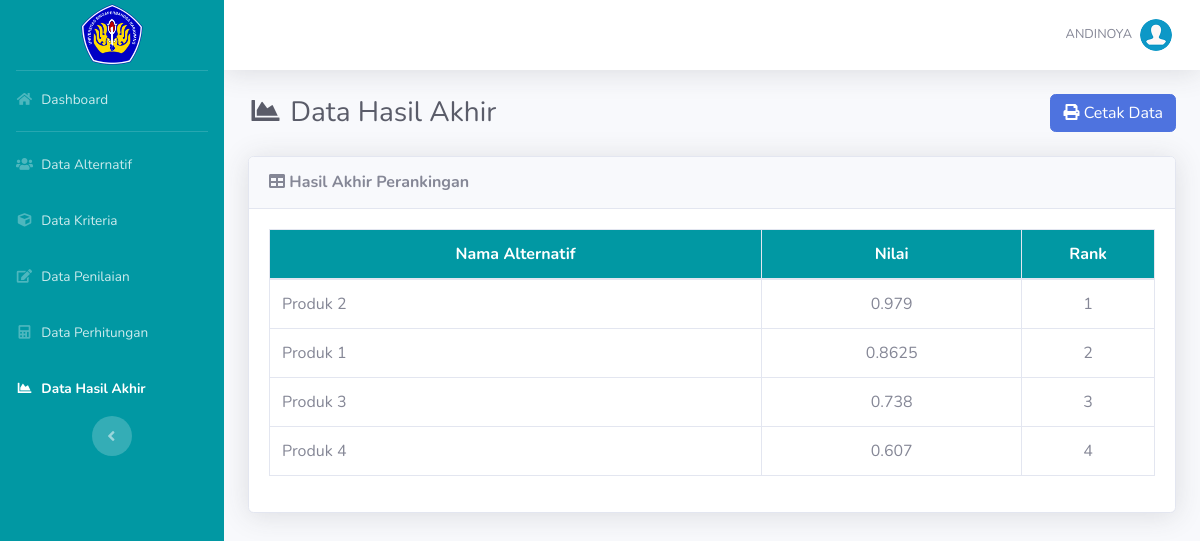
Page /hasil.php (signed in) on the committed database.
### tables this page shows
CREATE TABLE `hasil` (
  `id_hasil` int(11) NOT NULL,
  `kode_hasil` varchar(255) DEFAULT NULL,
  `id_alternatif` int(11) NOT NULL,
  `nilai` float NOT NULL
);

CREATE TABLE `alternatif` (
  `id_alternatif` int(11) NOT NULL,
  `alternatif` varchar(100) NOT NULL
);

### includes/functions.php (called while the page is built, shortened)
<?php
function get_role()
{
	if (isset($_SESSION['user_id']) && isset($_SESSION['role'])) {
		if ($_SESSION['role'] == '1') {
			return 'admin';
		} else {
			return 'user';
		}
	} else {
		return false;
	}
}

### hasil.php (the view, shortened to what this page needs)
<?php
require_once('includes/init.php');
$user_role = get_role();
if ($user_role == 'admin' || $user_role == 'user') {
	require_once('template/header.php');
?>
	<div class="d-sm-flex align-items-center justify-content-between mb-4">
		<h1 class="h3 mb-0 text-gray-800"><i class="fas fa-fw fa-chart-area"></i> Data Hasil Akhir</h1>
		<a href="cetak.php" target="_blank" class="btn btn-primary"> <i class="fa fa-print"></i> Cetak Data </a>
	</div>
	<div class="card shadow mb-4">
		<div class="card-header py-3">
			<h6 class="m-0 font-weight-bold"><i class="fa fa-table"></i> Hasil Akhir Perankingan</h6>
		</div>
		<div class="card-body">
			<div class="table-responsive">
				<table class="table table-bordered" width="100%" cellspacing="0">
					<thead class="bg-primary text-white">
						<tr align="center" style="background-color: #0198A3;">
							<th>Nama Alternatif</th>
							<th>Nilai</th>
							<th width="15%">Rank</th>
					</thead>
					<tbody>
						<?php
						$no = 0;
						$query = mysqli_query($koneksi, "SELECT * FROM hasil JOIN alternatif ON hasil.id_alternatif=alternatif.id_alternatif ORDER BY hasil.nilai DESC");
						while ($data = mysqli_fetch_array($query)) {
							$no++;
						?>
							<tr align="center">
								<td align="left"><?= $data['alternatif'] ?></td>
								<td><?= $data['nilai'] ?></td>
								<td><?= $no; ?></td>
							</tr>
						<?php
						}
						?>
					</tbody>
				</table>
			</div>
		</div>
	</div>
<?php
	require_once('template/footer.php');
} else {
	header('Location: login.php');
}
?>

### rows in the picture
hasil: id_alternatif.alternatif "Produk 2", nilai "0.979"
hasil: id_alternatif.alternatif "Produk 1", nilai "0.8625"
hasil: id_alternatif.alternatif "Produk 3", nilai "0.738"
hasil: id_alternatif.alternatif "Produk 4", nilai "0.607"

### other values in the picture
$_SESSION['username'] "ANDINOYA"
